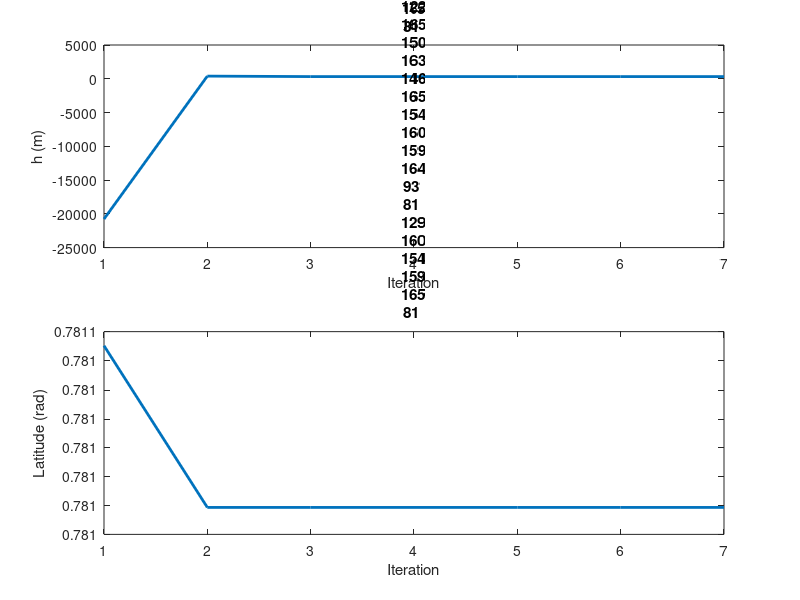
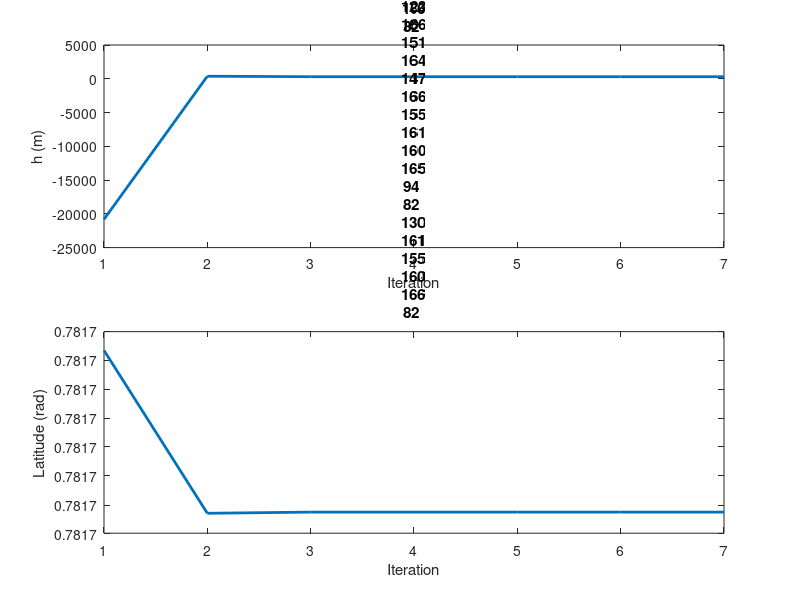
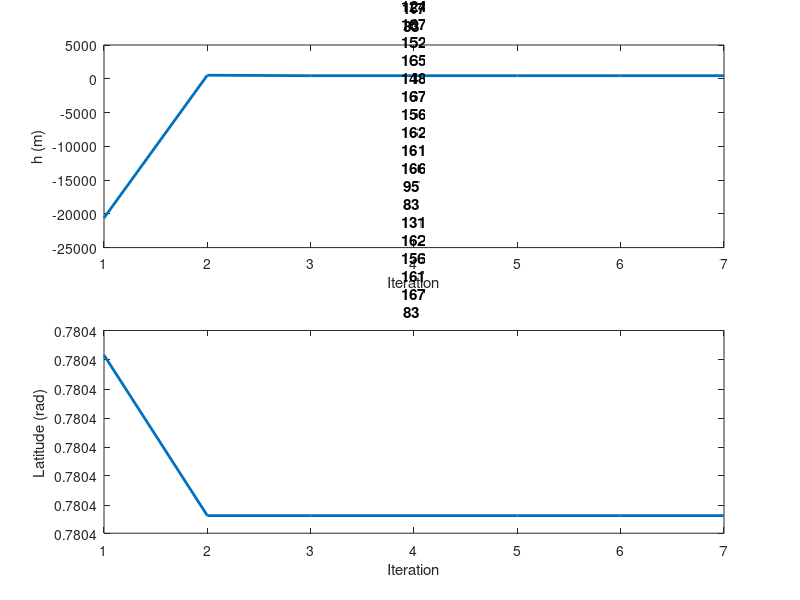
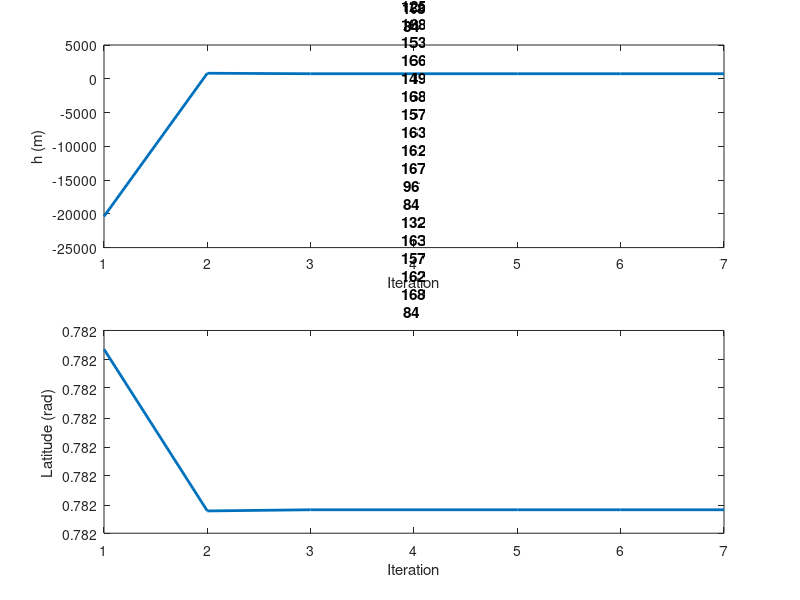

The MATLAB script that drew these images, in order:
clc; clear all; close all;  
P = [4499525.4271, 585034.1293, 4467910.3596; 
     4495694.2695, 592457.8605, 4470744.7781; 
     4503484.7172, 578160.7507, 4465024.3002; 
     4498329.3715, 562840.7651, 4472537.6125];
th = 10^(-8);
long = zeros(size(P, 1), 1);
Geog = zeros(size(P));
for i = 1:size(P, 1)
    long(i, 1) = atan(P(i, 2)/P(i, 1));
    r = sqrt(P(i, 1)^2 + P(i, 2)^2);
    lat = atan(P(i, 3)/r);
    fin = 0;
    e = 0.00669437999014132;
    idx = 1;
    h_plot = [];
    lat_plot = [];
    while fin == 0
        W = sqrt(1-e*(sin(lat)^2));
        N = 6378137/W;
        hnew = P(i, 1)/(cos(lat)*cos(long(i, 1)))-N;
        latnew = atan(P(i, 3)/(r*(1-e*N/(N+hnew))));
        if (abs(latnew - lat) < th) && (abs(hnew - h) < th)
            fin = 1;
        end
        lat = latnew;
        h = hnew;
        h_plot(idx) = h;
        lat_plot(idx) = lat;
        idx = idx +1;
    end
    figure(i);
    subplot(2, 1, 1);
    plot(h_plot, "LineWidth", 2);
    xlabel("Iteration");
    ylabel("h (m)");
    title1 = "Altitude vs Iterations, Point " + int2str(i);
    title(title1);
    subplot(2, 1, 2);
    plot(lat_plot, "LineWidth", 2);
    xlabel("Iteration");
    ylabel("Latitude (rad)");
    title2 = "Latitude vs Iterations, Point " + int2str(i);
    title(title2);
    Geog(i, 1) = rad2deg(lat);
    Geog(i, 2) = rad2deg(long(i, 1));
    Geog(i, 3) = h;
end
% saveas(figure(1), "Plots1.jpeg");
% saveas(figure(2), "Plots2.jpeg");
% saveas(figure(3), "Plots3.jpeg");
% saveas(figure(4), "Plots4.jpeg");